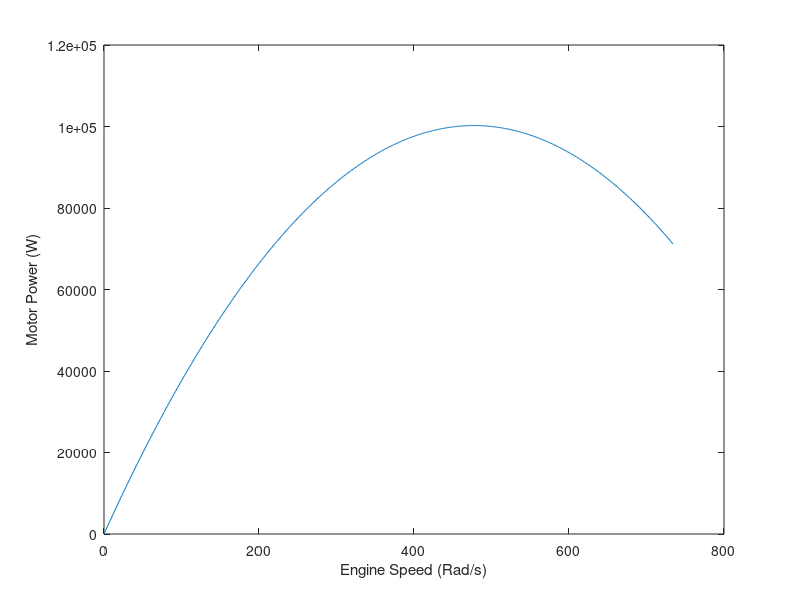
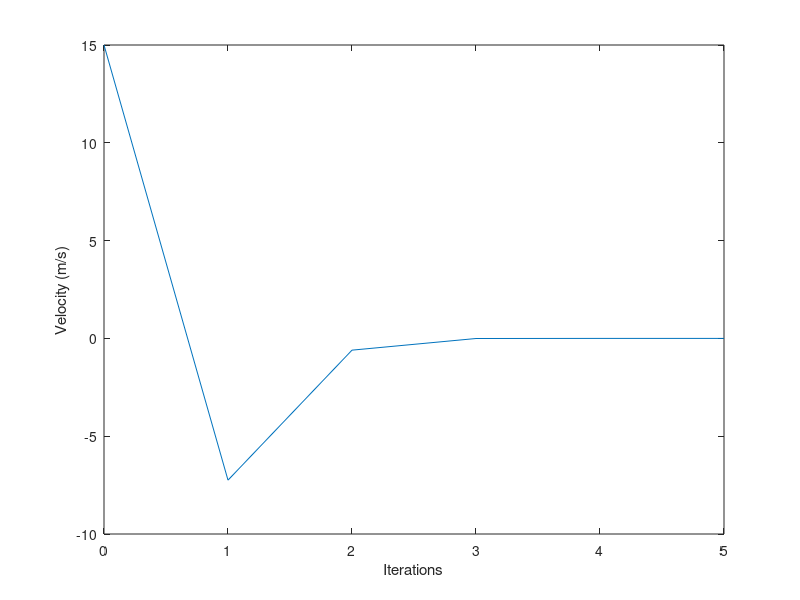
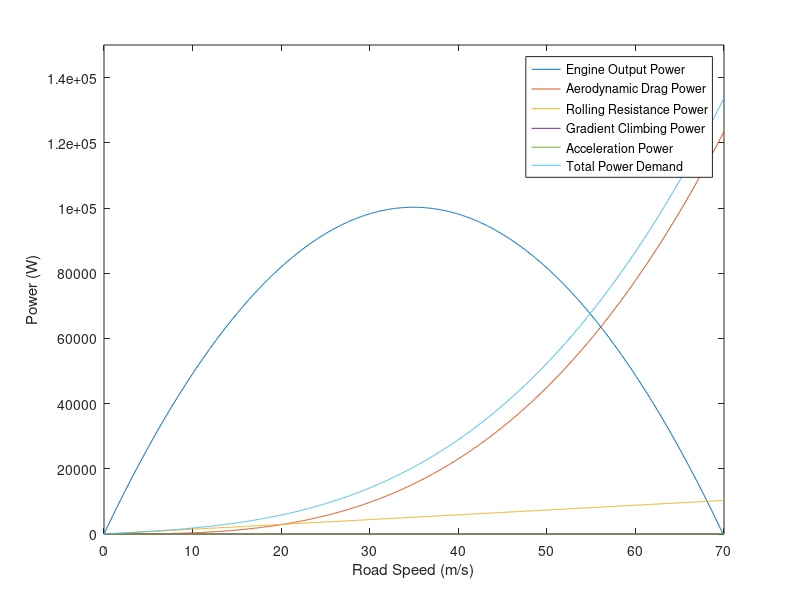

Recreate these plots in MATLAB, in order.
% EMTH 171, Case Study 1
% Exercise 2, Power and speed of a car
% Use Newton's methods to solve for "V"
% Logan Lee and Samuel Thornbury

clear
clc
close all

% Global Variables---------------------------------------------------------
m = 1500; % mass of vehicle (kg)
cD = 0.30; % drag coefficent 
A = 2.0; % frontal area (m^2)
CRR = 0.010; % Coeffeceint depending on wheel and ground properties
R = 0.205; % wheel radius (m)
alpha = 420; % (W.s / rad)
beta = 0.440; % (W.s^2 / rad^2)
dR = 3.50; % final drive ratio
rGB = 0.80; % gearbox ratio
g = 9.81; % gravity (m/s^2)
p = 1.2; % air density (kg / m^3)
K = R/(dR*rGB); 

%**************************************************************************
% Motor Power Ouput and Shaft Speed Plot
%**************************************************************************

% Plotting Preparation-----------------------------------------------------
P_out = @(O) alpha*O - beta*O^2; % Power output
E_speed = [0 : 734]; % Engine Speed

P_outArray = [];
E_speedArray = [];

for ii = [0 : 734]
    P_outArray = [P_outArray, P_out(ii)];
end

% Motor Output / Shaft Speed Plotting-------------------------------------
figure(1)
plot(E_speed, P_outArray);
%title("Power output of a petrol engine as a function of speed");
xlabel("Engine Speed (Rad/s)");
ylabel("Motor Power (W)");

%************************************************************************** 
% Newton's Method
%**************************************************************************

% Newton's Method Variables------------------------------------------------
V = 15; % Initial Guess of velocity 
N = 20; % Max number of iterations
tol = 0.0001; % Tolerance of V
resultArray = V; % begins the array of results with the initial guess 
iterations = 0; % to calculate number of iterations performed in for loop

% Case Variables-----------------------------------------------------------
a = 0; % Acceleration
theta = 0; % Angle of gradient

% Functions----------------------------------------------------------------
f = @(V) cD*A*0.5*p*V^3 + m*g*sin(theta)*V + CRR*m*g*cos(theta)*V... 
    + m*a*V - (alpha*V/K - beta*V^2/K^2);
% Derivative of the above function
d = @(V) 1.5*cD*A*p*V^2 + m*g*sin(theta) + CRR*m*g*cos(theta) + m*a...
    - (alpha/K - 2*beta*V/K^2);

% Newton's method for-loop-------------------------------------------------
for n = 1 : N
    iterations = iterations + 1;
    oldV = V;
    V = (V - (f(V) ./ d(V)));
    resultArray = [resultArray; V];
    if (abs(f(V)) < tol) && (abs(oldV - V) < tol)  
        break
    end
end

iterationsArray = [0: iterations];

% Plotting Newton's Method-------------------------------------------------
figure(2)
plot(iterationsArray, resultArray)
xlabel("Iterations")
ylabel("Velocity (m/s)")

%**************************************************************************
% Case 1
%**************************************************************************

% Case Variables (as stated above)-----------------------------------------
% a = 0; % Acceleration
% theta = 0; % Angle of gradient

% Plotting Preparation for Case--------------------------------------------
% Functions:
Peout = @(V) (alpha * V)/K - (beta*V^2)/K^2; % Power output 
Pd = @(V) cD*A*0.5*p*V^3; % Power dissipated by aerodynamic drag
Prr = @(V) CRR*m*g*cos(theta)*V; % Power dissaipated by rolling resistance
Pgc = @(V) m*g*sin(theta)*V; % Power consumed by climbing a gradient
Pa = @(V) m*a*V; % Power required to accelerate
Ptot = @(V) cD*A*0.5*p*V^3 + m*g*sin(theta)*V + CRR*m*g*cos(theta)*V ...
    + m*a*V; % Total power demand

% Arrays
PeoutArray = [];
PdArray = [];
PrrArray = [];
PgcArray = [];
PaArray = [];
PtotArray = [];

xArray = [0 : 0.1 : 70];

for ii = [0 : 0.1 : 70]
    PeoutArray = [PeoutArray, Peout(ii)];
    PdArray = [PdArray, Pd(ii)];
    PrrArray = [PrrArray, Prr(ii)];
    PgcArray = [PgcArray, Pgc(ii)];
    PaArray = [PaArray, Pa(ii)];
    PtotArray = [PtotArray, Ptot(ii)];
end

% Plotting the results-----------------------------------------------------
figure(3)
plot(xArray,PeoutArray, xArray,PdArray, xArray, PrrArray, xArray, PgcArray, ... 
xArray, PaArray, xArray, PtotArray);

%title("Power Demand Versus Engine Output Power")
legend("Engine Output Power", "Aerodynamic Drag Power", ...
"Rolling Resistance Power", "Gradient Climbing Power", ... 
"Acceleration Power", "Total Power Demand")
xlabel("Road Speed (m/s)")
ylabel("Power (W)")
ylim([0, 15e4]);

V % Display Velocity